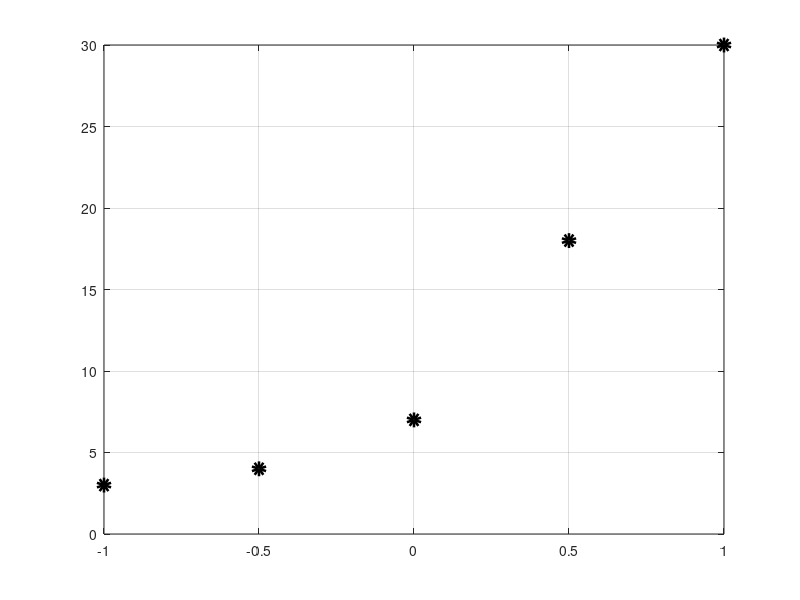
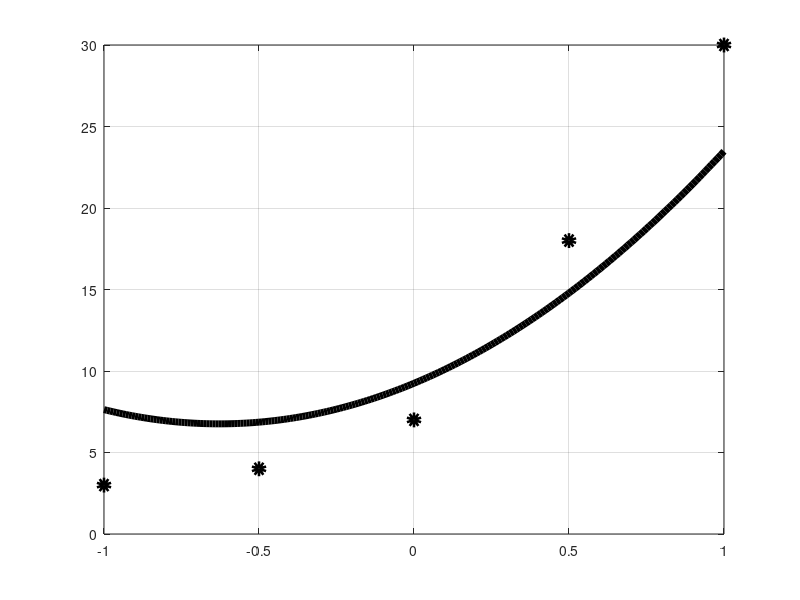

Write the MATLAB code that produced these figures, in order.
x = [-1, -0.5, 0, 0.5, 1]
y = [3, 4, 7, 18, 30]

plot(x, y, 'ok', 'LineWidth',5)
grid on
print -dpng kvadraticka_funkce_body.png

A = [ 5, 0, 2.5;
      0, 2.5, 2.250;
      2.5, 0.250, 2.125;];

b = [ sum(y), sum(y.*x), sum(y.*x.*x) ]

koef = A \b'
kvadraticka_funkce = @(x) koef(1) + koef(2)*x + koef(3)*x.*x

x_p = [x(1) : 0.01 : x(end)];

hold on
plot(x, y, 'ok')
plot(x_p, kvadraticka_funkce(x_p), 'k', 'LineWidth',5)
grid on
print -dpng kvadraticka_funkce.png

% -------------------------------------------------------------------------------


